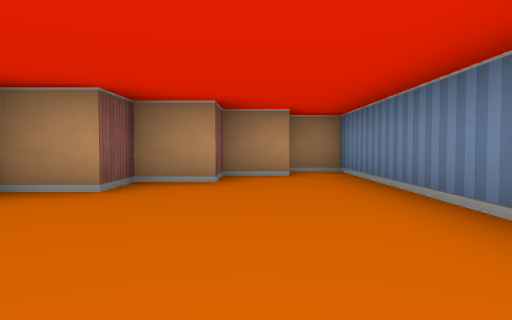
View 1 (above)

12 first-person views from a walk through a cub3D maze. The camera is about half as high as the walls, tilts 2° down and sees 70° across. The floor is counted in squares. Each view is taken from the middle of a square. On the plan, view 1 faces up. The plan holds only what a view shows up to about 9 squares ahead; the rest is blank. The place goes on beyond the plan.

View 2
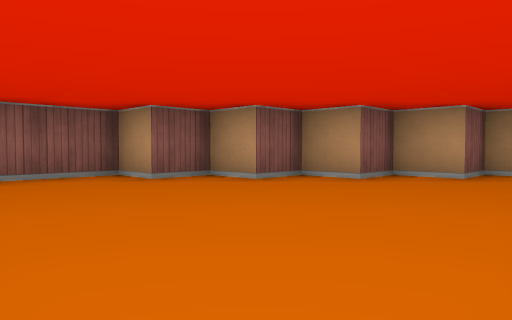

View 3
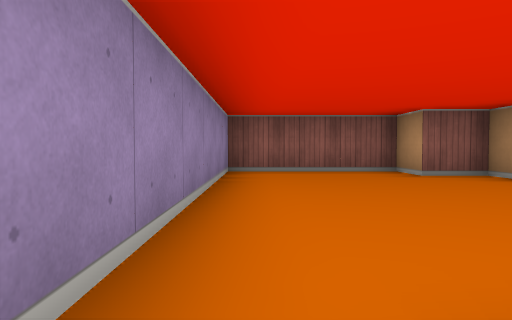

View 4
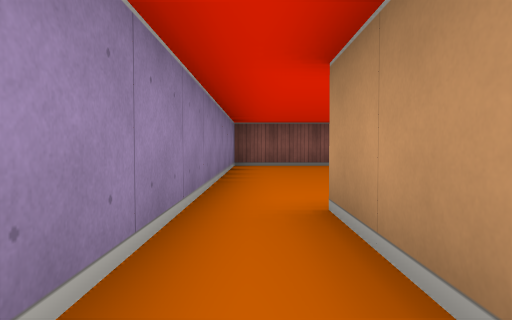

View 5
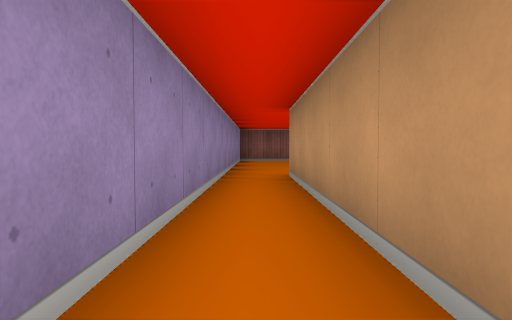

View 6
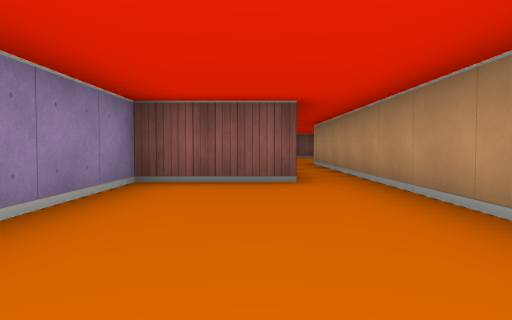

View 7
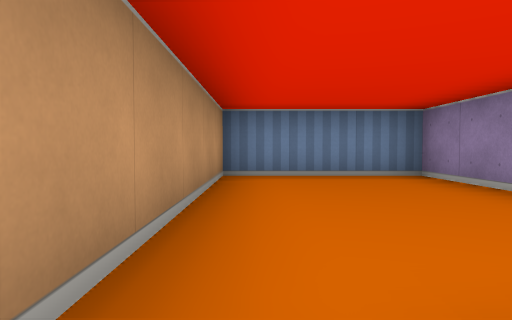

View 8
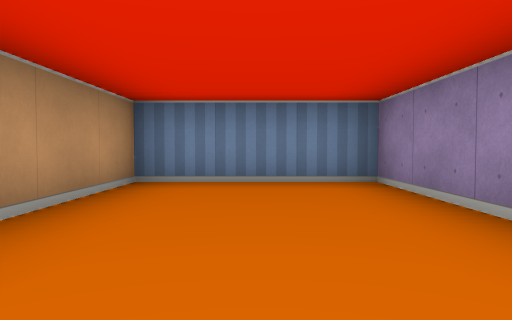

View 9
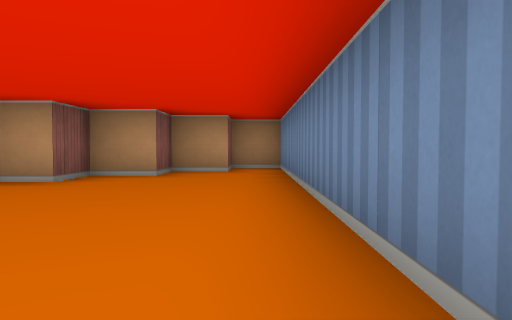

View 10
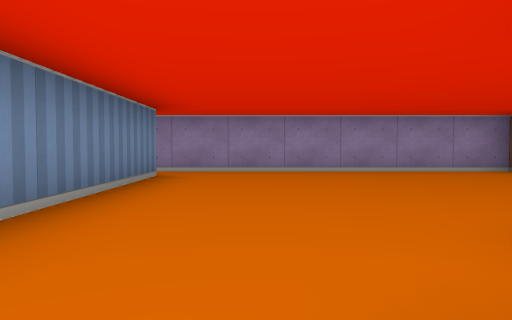

View 11
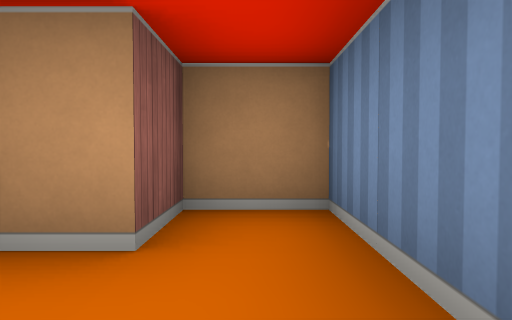

View 12
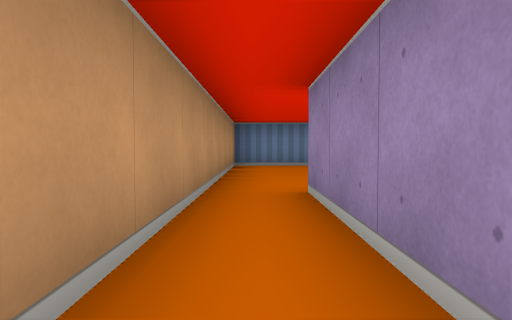

### Floor plan
Ten units are one square. View 1 is at (0, 0); x grows to the right and y downward. Boxes are objects, and circles mark ways between rooms. Rooms are numbered by the first view taken in them; rooms with no view inside come last. Other rooms are left out.
<svg viewBox="-50 -70 170 110">
<path fill="none" stroke="#000" d="M15 5 15 -65 5 -65 5 -55 -5 -55 -5 -45 -15 -45 -15 -35 -25 -35 -25 -25 -35 -25 -35 -15 -45 -15 -45 15 15 15M15 15 65 15 65 35 115 35 115 5 15 5"/>
<circle cx="20" cy="10" r="3" fill="#2a7"/>
<text x="-10" y="-20">1</text>
<text x="80" y="20">2</text>
</svg>
Room 1 opens to room 2.

Where each view was taken, in squares from view 1:
view 1: 0 up, 0 right, facing up
view 2: 1 down, 1 right, facing up-left
view 3: 1 down, 2 right, facing left
view 4: 1 down, 4 right, facing left
view 5: 1 down, 7 right, facing left
view 6: 2 down, 11 right, facing left
view 7: 1 down, 6 right, facing right
view 8: 2 down, 7 right, facing right
view 9: 1 down, 1 right, facing up
view 10: 5 up, 0 right, facing down
view 11: 4 up, 1 right, facing up
view 12: 1 down, 3 right, facing right
